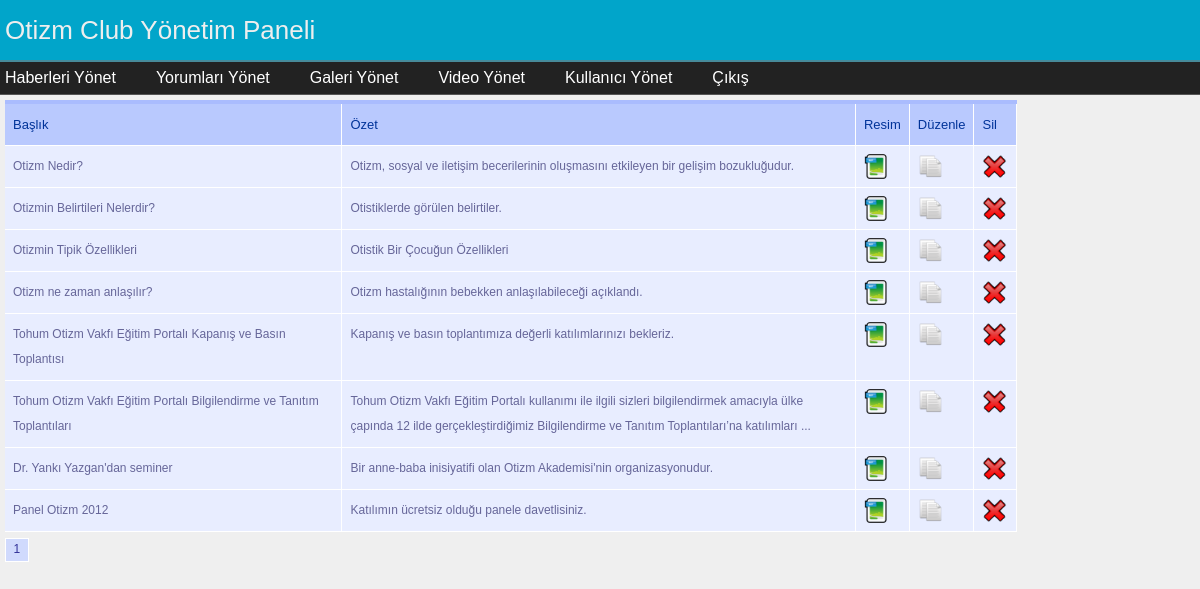
The page /admin/index.php (signed in) on the database its author committed.
### tables this page shows
CREATE TABLE IF NOT EXISTS `news` (
  `ID` int(11) NOT NULL AUTO_INCREMENT,
  `TITLE` varchar(250) NOT NULL,
  `SUMMARY` varchar(500) NOT NULL,
  `DETAIL` text NOT NULL,
  `IMAGE` varchar(250) NOT NULL,
  `DATE` varchar(8) NOT NULL,
  `HEADLINE` int(11) NOT NULL,
  PRIMARY KEY (`ID`)
);

### util/DatabaseUtils.php (called while the page is built, shortened)
<?php
class DatabaseUtils{
	static function retrieveNews(){
		$query="SELECT * FROM ".SystemVariables::$TABLE_NEWS." ORDER BY ".
			SystemVariables::$COLUMN_DATE. " DESC";
		$result=mysql_query($query);
		return $result;
	}
}
?>

### admin/index.php (the view, shortened to what this page needs)
<?php
include_once '../util/SystemVariables.php';
include_once '../util/DatabaseUtils.php';
	?>
<?php
$table =
"<thead>".
	"<tr>".
		"<th scope=\"col\" style=\"width:36%\">Başlık</th>".
		"<th scope=\"col\" style=\"width:55%\">Özet</th>".
		"<th scope=\"col\" style=\"width:3%\">Resim</th>".
		"<th scope=\"col\" style=\"width:3%\">Düzenle</th>".
		"<th scope=\"col\" style=\"width:3%\">Sil</th>".
	"</tr>".
"</thead>";
$table .= "<tbody>";
$result = DatabaseUtils::retrieveNews();
while($row = mysql_fetch_array($result))
{
	$title = $row[SystemVariables::$COLUMN_TITLE];
	$summary = $row[SystemVariables::$COLUMN_SUMMARY];
	if(strlen($summary) > 200){
		$summary = substr($summary, 0, 200). " ...";
	}
	$table .=
	"<tr>".
		"<td>".$title."</td>".
		"<td>".$summary."</td>".
		"<td><img class='preview' src='../images/image.png' id='../images/news/".$row[SystemVariables::$COLUMN_IMAGE]."'></td>".
		"<td><a href=\"editnews.php?id=".$row[SystemVariables::$COLUMN_ID]."\"><img src='../images/edit.png'></a></td>".
		"<td><a href=\"#\" onclick=\"deleteNew('".$row[SystemVariables::$COLUMN_ID]."','".$row[SystemVariables::$COLUMN_IMAGE]."');\"><img src='../images/delete.png'></a></td>".
	"</tr>";
}
$table .= "</tbody>";
echo "<table id=\"box-table-a\" class=\"paginated\">".$table."</table>";
?>
<?php
include('../admin/master.php');
?>

### css/admin.css (style rules this page uses)
html,body { width: 100%; padding: 0; margin: 0; }
body { font: 12px/25px Arial, Helvetica, sans-serif; color: #292929; background-color: #efefef; }
#box-table-a { font-family: "Lucida Sans Unicode", "Lucida Grande", Sans-Serif; font-size: 12px; width: 85%; text-align: left; border-collapse: collapse; }
#box-table-a th { font-size: 13px; font-weight: normal; padding: 8px; background: #b9c9fe; border-top: 4px solid #aabcfe; border-bottom: 1px solid #fff; border-right: 1px solid #fefefe; color: #039; }
#box-table-a td { padding: 8px; background: #e8edff; border-bottom: 1px solid #fff; color: #669; border-top: 1px solid transparent; border-right: 1px solid #fefefe; }
#box-table-a img { width: 25px; }

### rows shown on the page
news: TITLE "Otizm Nedir?", SUMMARY "Otizm, sosyal ve iletişim becerilerinin oluşmasını etkileyen bir gelişim bozukluğudur."
news: TITLE "Otizmin Belirtileri Nelerdir?", SUMMARY "Otistiklerde görülen belirtiler."
news: TITLE "Otizmin Tipik Özellikleri", SUMMARY "Otistik Bir Çocuğun Özellikleri"
news: TITLE "Otizm ne zaman anlaşılır?", SUMMARY "Otizm hastalığının bebekken anlaşılabileceği açıklandı."
news: TITLE "Tohum Otizm Vakfı Eğitim Portalı Kapanış ve Basın Toplantısı", SUMMARY "Kapanış ve basın toplantımıza değerli katılımlarınızı bekleriz."
news: TITLE "Tohum Otizm Vakfı Eğitim Portalı Bilgilendirme ve Tanıtım Toplantıları", SUMMARY "Tohum Otizm Vakfı Eğitim Portalı kullanımı ile ilgili sizleri bilgilendirmek amacıyla ülke çapında 12 ilde gerçekleştirdiğimiz Bilgilendirme ve Tanıtım Toplantıları’na katılımları ..."
news: TITLE "Dr. Yankı Yazgan'dan seminer", SUMMARY "Bir anne-baba inisiyatifi olan Otizm Akademisi'nin organizasyonudur."
news: TITLE "Panel Otizm 2012", SUMMARY "Katılımın ücretsiz olduğu panele davetlisiniz."
